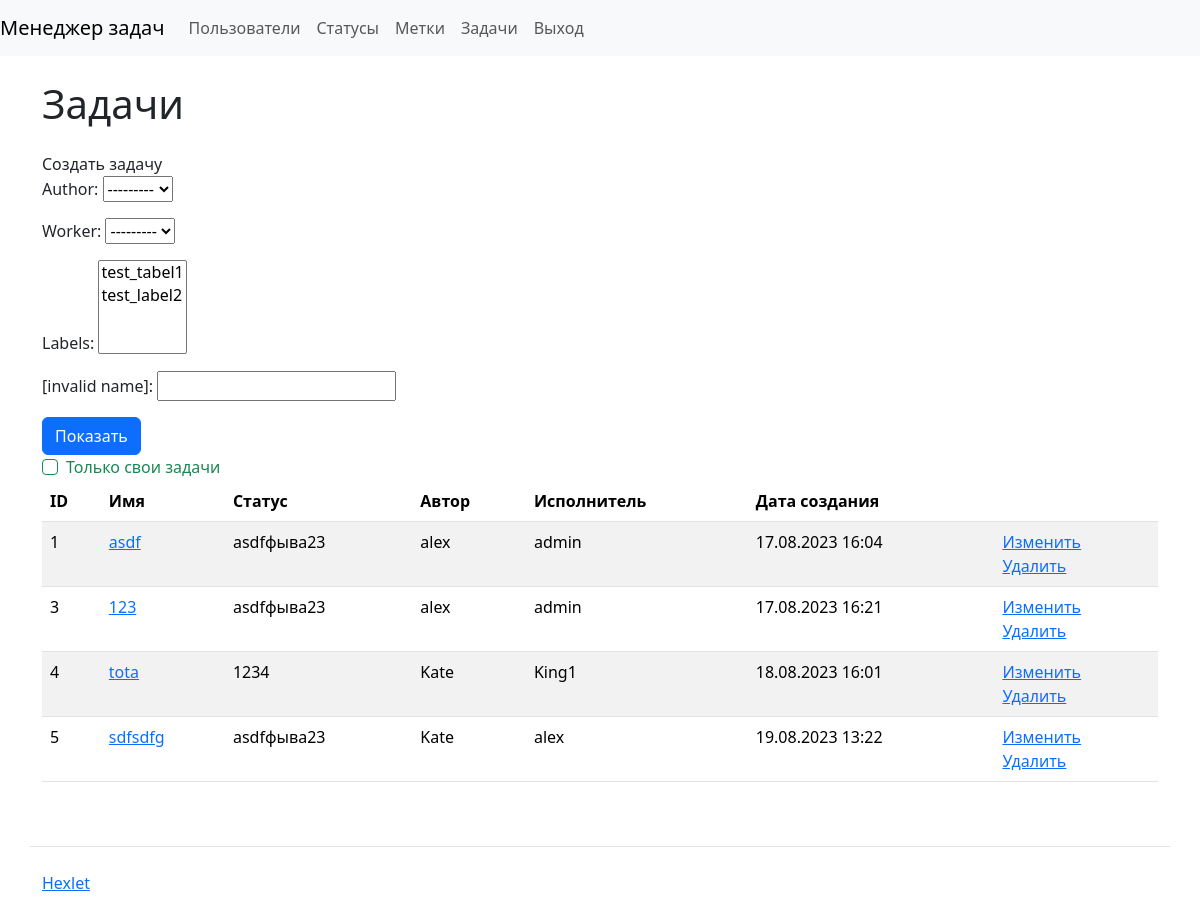
The page /tasks/ (signed in) on the database as committed earlier.
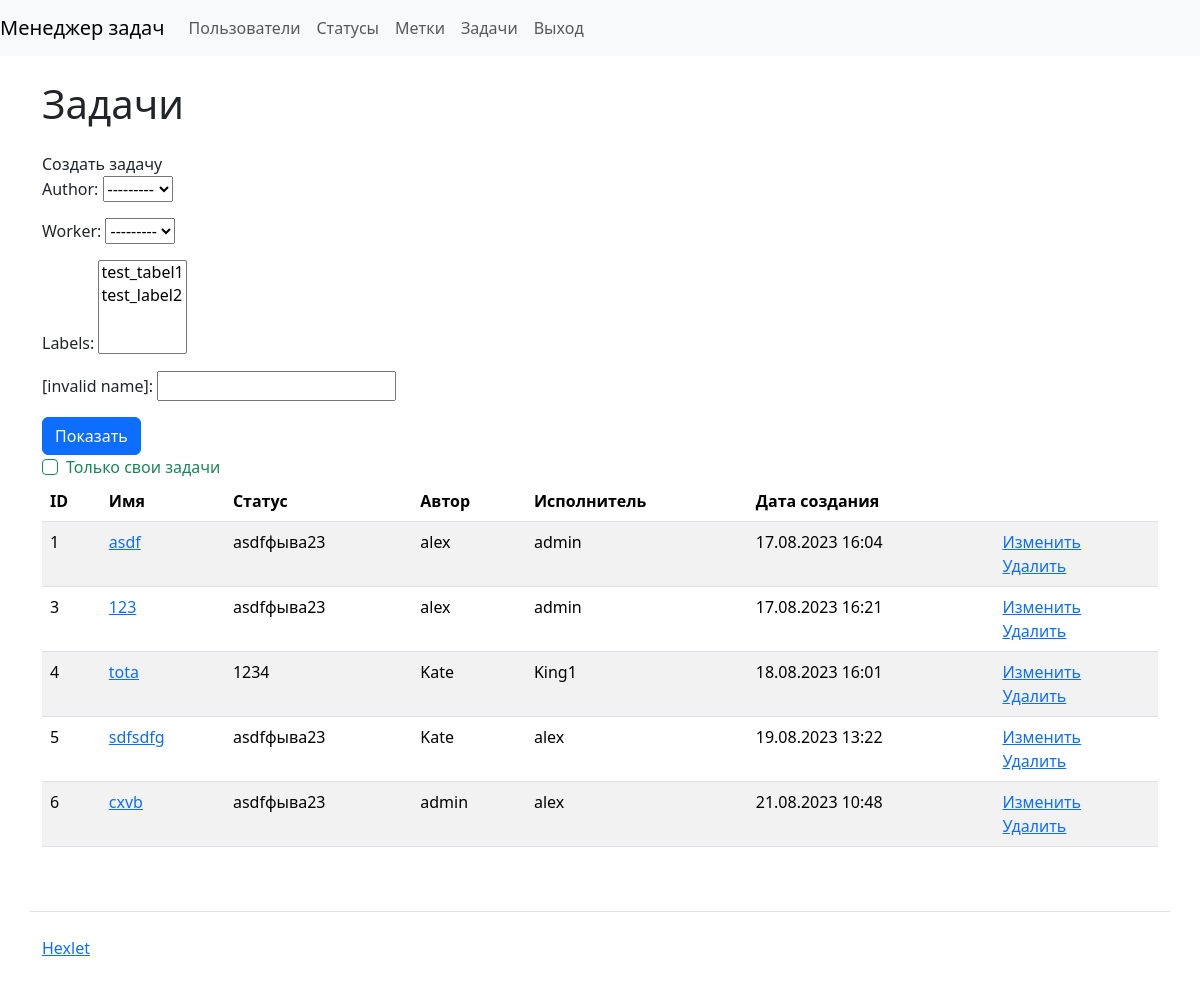
The same page on the database as committed later.
### task_manager/tasks/models.py (models this page shows, shortened)
class Task(models.Model):
    name = models.CharField(max_length=255)
    description = models.CharField(max_length=255)
    status = models.ForeignKey(Status, on_delete=models.RESTRICT, related_name='tasks')
    author = models.ForeignKey(User, on_delete=models.RESTRICT, related_name='tasks_authored')
    worker = models.ForeignKey(User, on_delete=models.RESTRICT, related_name='tasks_assigned', null=True)
    labels = models.ManyToManyField(Label)
    date_joined = DateTimeField(auto_now_add=True)

### task_manager/statuses/models.py (models this page shows)
class Status(models.Model):
    name = models.CharField(max_length=255)
    date_joined = DateTimeField(auto_now_add=True)
    def __str__(self):
        return self.name

### task_manager/tasks/views.py (the view)
# urls.py: path('', views.TaskShow.as_view(), name='tasks'),
class TaskShow(CustomLoginRequiredMixin, View):
    def get(self, request, *args, **kwargs):
        task_filter = TaskFilter(request.GET, queryset=Task.objects.all())
        tasks = task_filter.qs
        if request.GET.get('self_tasks'):
            tasks = task_filter.qs.filter(author=request.user)
        return render(request, 'tasks/tasks.html', {
            'form': task_filter.form,
            'tasks': tasks,
        })

### task_manager/labels/models.py (called while the page is built)
    def __str__(self):
        return self.name

### task_manager/mixins.py (called while the page is built)
    def dispatch(self, request, *args, **kwargs):
        if not request.user.is_authenticated:
            messages.error(request, self.permission_denied_message)
        return super().dispatch(request, *args, **kwargs)

### task_manager/templates/tasks/tasks.html
{% extends "index.html" %}
{% block content %}
<h1 class="my-4">Задачи</h1>
<a class="nav-link" href="{% url 'create_task' %}">Создать задачу</a>
<form class="form-inline center" method="get" action="{% url 'tasks' %}">
  {{ form.as_p}}
  <input class="btn btn-primary" type="submit" value="Показать">
  <div class="form-check">
    <input type="checkbox" name="self_tasks" class="form-check-input is-valid" id="id_self_tasks">
    <label class="form-check-label" for="id_self_tasks">Только свои задачи</label>
  </div>
</form>
<table class="table table-striped">
    <thead>
      <tr>
        <th>ID</th>
        <th>Имя</th>
        <th>Статус</th>
        <th>Автор</th>
        <th>Исполнитель</th>
        <th>Дата создания</th>
        <th></th>
      </tr>
    </thead>
    <tbody>
        {% for task in tasks %}
        <tr>
          <td>{{ task.pk }}</td>
          <td>
            <a href="{% url 'get_task' task.pk %}">{{ task.name }}</a>
          </td>
          <td>{{ task.status }}</td>
          <td>{{ task.author }}</td>
          <td>{{ task.worker }}</td>
          <td>{{ task.date_joined|date:'d.m.Y H:i' }}</td>
          <td>
            <a href="{% url 'edit_task' task.pk %}">Изменить</a>
            <br>
            <a href="{% url 'delete_task' task.pk %}">Удалить</a>
          </td>
        </tr>
        {% endfor %}
    </tbody>
</table>
{% endblock %}

Rows that differ between the two databases and show on the page:
added Task: pk "6", name "cxvb", status "asdfфыва23", author "admin", worker "alex", date_joined "21.08.2023 10:48"
